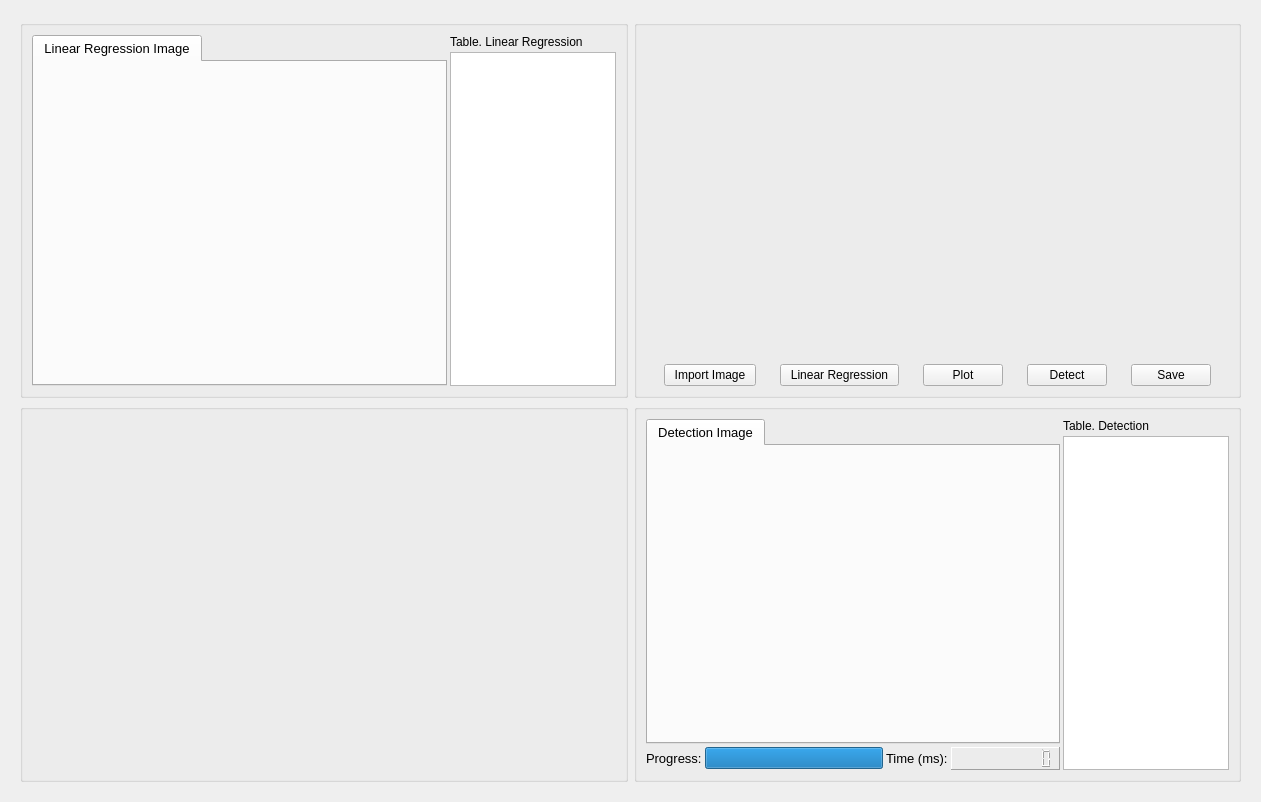
<?xml version="1.0" encoding="UTF-8"?>
<ui version="4.0">
 <class>Form</class>
 <widget class="QWidget" name="Form">
  <property name="geometry">
   <rect>
    <x>0</x>
    <y>0</y>
    <width>1261</width>
    <height>802</height>
   </rect>
  </property>
  <property name="windowTitle">
   <string>Form</string>
  </property>
  <layout class="QVBoxLayout" name="verticalLayout_2">
   <item>
    <widget class="QWidget" name="detectmainWidget" native="true">
     <layout class="QVBoxLayout" name="verticalLayout_13">
      <item>
       <layout class="QGridLayout" name="gridLayout_3" rowstretch="1,1" columnstretch="1,1">
        <item row="0" column="0">
         <widget class="QGroupBox" name="cameraMainGroupBox">
          <property name="title">
           <string/>
          </property>
          <layout class="QHBoxLayout" name="horizontalLayout_9">
           <item>
            <layout class="QHBoxLayout" name="horizontalLayout_6" stretch="5,2">
             <property name="spacing">
              <number>3</number>
             </property>
             <property name="sizeConstraint">
              <enum>QLayout::SizeConstraint::SetNoConstraint</enum>
             </property>
             <item>
              <widget class="QTabWidget" name="tabWidget_2">
               <property name="font">
                <font>
                 <pointsize>10</pointsize>
                 <bold>false</bold>
                </font>
               </property>
               <property name="currentIndex">
                <number>0</number>
               </property>
               <widget class="QWidget" name="tab_4">
                <attribute name="title">
                 <string>Linear Regression Image</string>
                </attribute>
                <layout class="QHBoxLayout" name="horizontalLayout_5">
                 <item>
                  <widget class="QLabel" name="labelOrigImg">
                   <property name="sizePolicy">
                    <sizepolicy hsizetype="Expanding" vsizetype="Expanding">
                     <horstretch>0</horstretch>
                     <verstretch>0</verstretch>
                    </sizepolicy>
                   </property>
                   <property name="text">
                    <string/>
                   </property>
                  </widget>
                 </item>
                </layout>
               </widget>
              </widget>
             </item>
             <item>
              <layout class="QVBoxLayout" name="verticalLayout_8">
               <item>
                <widget class="QLabel" name="label_2">
                 <property name="font">
                  <font>
                   <pointsize>9</pointsize>
                  </font>
                 </property>
                 <property name="text">
                  <string>Table. Linear Regression</string>
                 </property>
                </widget>
               </item>
               <item>
                <widget class="QTableView" name="tabviewOrig">
                 <property name="font">
                  <font>
                   <pointsize>11</pointsize>
                   <bold>true</bold>
                  </font>
                 </property>
                </widget>
               </item>
              </layout>
             </item>
            </layout>
           </item>
          </layout>
         </widget>
        </item>
        <item row="0" column="1">
         <widget class="QGroupBox" name="groupBox_4">
          <property name="title">
           <string/>
          </property>
          <layout class="QHBoxLayout" name="horizontalLayout_7">
           <item>
            <layout class="QVBoxLayout" name="verticalLayout_12" stretch="5,0">
             <item>
              <widget class="QWidget" name="widgetChart" native="true">
               <property name="sizePolicy">
                <sizepolicy hsizetype="Expanding" vsizetype="Expanding">
                 <horstretch>0</horstretch>
                 <verstretch>0</verstretch>
                </sizepolicy>
               </property>
              </widget>
             </item>
             <item>
              <layout class="QGridLayout" name="gridLayout">
               <item row="0" column="0">
                <spacer name="horizontalSpacer_5">
                 <property name="orientation">
                  <enum>Qt::Orientation::Horizontal</enum>
                 </property>
                 <property name="sizeHint" stdset="0">
                  <size>
                   <width>40</width>
                   <height>20</height>
                  </size>
                 </property>
                </spacer>
               </item>
               <item row="0" column="1">
                <widget class="QPushButton" name="pushButton_5">
                 <property name="text">
                  <string>  Import Image  </string>
                 </property>
                </widget>
               </item>
               <item row="0" column="9">
                <widget class="QPushButton" name="pushButton_8">
                 <property name="text">
                  <string>Save</string>
                 </property>
                </widget>
               </item>
               <item row="0" column="2">
                <spacer name="horizontalSpacer">
                 <property name="orientation">
                  <enum>Qt::Orientation::Horizontal</enum>
                 </property>
                 <property name="sizeHint" stdset="0">
                  <size>
                   <width>40</width>
                   <height>20</height>
                  </size>
                 </property>
                </spacer>
               </item>
               <item row="0" column="3">
                <widget class="QPushButton" name="pushButton_4">
                 <property name="text">
                  <string>  Linear Regression  </string>
                 </property>
                </widget>
               </item>
               <item row="0" column="8">
                <spacer name="horizontalSpacer_4">
                 <property name="orientation">
                  <enum>Qt::Orientation::Horizontal</enum>
                 </property>
                 <property name="sizeHint" stdset="0">
                  <size>
                   <width>40</width>
                   <height>20</height>
                  </size>
                 </property>
                </spacer>
               </item>
               <item row="0" column="5">
                <widget class="QPushButton" name="pushButton_7">
                 <property name="text">
                  <string>Plot</string>
                 </property>
                </widget>
               </item>
               <item row="0" column="4">
                <spacer name="horizontalSpacer_2">
                 <property name="orientation">
                  <enum>Qt::Orientation::Horizontal</enum>
                 </property>
                 <property name="sizeHint" stdset="0">
                  <size>
                   <width>40</width>
                   <height>20</height>
                  </size>
                 </property>
                </spacer>
               </item>
               <item row="0" column="6">
                <spacer name="horizontalSpacer_3">
                 <property name="orientation">
                  <enum>Qt::Orientation::Horizontal</enum>
                 </property>
                 <property name="sizeHint" stdset="0">
                  <size>
                   <width>40</width>
                   <height>20</height>
                  </size>
                 </property>
                </spacer>
               </item>
               <item row="0" column="7">
                <widget class="QPushButton" name="pushButton">
                 <property name="text">
                  <string>Detect</string>
                 </property>
                </widget>
               </item>
               <item row="0" column="10">
                <spacer name="horizontalSpacer_6">
                 <property name="orientation">
                  <enum>Qt::Orientation::Horizontal</enum>
                 </property>
                 <property name="sizeHint" stdset="0">
                  <size>
                   <width>40</width>
                   <height>20</height>
                  </size>
                 </property>
                </spacer>
               </item>
              </layout>
             </item>
            </layout>
           </item>
          </layout>
         </widget>
        </item>
        <item row="1" column="0">
         <widget class="QGroupBox" name="groupBox_6">
          <property name="title">
           <string/>
          </property>
          <layout class="QHBoxLayout" name="horizontalLayout_10">
           <item>
            <layout class="QVBoxLayout" name="cameraMainlVLayout">
             <property name="sizeConstraint">
              <enum>QLayout::SizeConstraint::SetDefaultConstraint</enum>
             </property>
            </layout>
           </item>
          </layout>
         </widget>
        </item>
        <item row="1" column="1">
         <widget class="QGroupBox" name="groupBox_3">
          <property name="title">
           <string/>
          </property>
          <layout class="QVBoxLayout" name="verticalLayout_11">
           <item>
            <layout class="QHBoxLayout" name="horizontalLayout_4" stretch="5,2">
             <property name="spacing">
              <number>3</number>
             </property>
             <item>
              <layout class="QVBoxLayout" name="verticalLayout_10">
               <item>
                <widget class="QTabWidget" name="tabWidget">
                 <property name="font">
                  <font>
                   <pointsize>10</pointsize>
                   <bold>false</bold>
                  </font>
                 </property>
                 <property name="tabPosition">
                  <enum>QTabWidget::TabPosition::North</enum>
                 </property>
                 <property name="tabShape">
                  <enum>QTabWidget::TabShape::Rounded</enum>
                 </property>
                 <property name="currentIndex">
                  <number>0</number>
                 </property>
                 <widget class="QWidget" name="tab_3">
                  <attribute name="title">
                   <string>Detection Image</string>
                  </attribute>
                  <layout class="QHBoxLayout" name="horizontalLayout_3">
                   <item>
                    <widget class="QLabel" name="labelRecgImg">
                     <property name="sizePolicy">
                      <sizepolicy hsizetype="Expanding" vsizetype="Expanding">
                       <horstretch>0</horstretch>
                       <verstretch>0</verstretch>
                      </sizepolicy>
                     </property>
                     <property name="text">
                      <string/>
                     </property>
                    </widget>
                   </item>
                  </layout>
                 </widget>
                </widget>
               </item>
               <item>
                <layout class="QHBoxLayout" name="horizontalLayout_2">
                 <item>
                  <widget class="QLabel" name="label_5">
                   <property name="font">
                    <font>
                     <pointsize>10</pointsize>
                    </font>
                   </property>
                   <property name="frameShape">
                    <enum>QFrame::Shape::NoFrame</enum>
                   </property>
                   <property name="frameShadow">
                    <enum>QFrame::Shadow::Raised</enum>
                   </property>
                   <property name="text">
                    <string>Progress:</string>
                   </property>
                  </widget>
                 </item>
                 <item>
                  <widget class="QProgressBar" name="progressBar">
                   <property name="value">
                    <number>100</number>
                   </property>
                   <property name="textVisible">
                    <bool>false</bool>
                   </property>
                   <property name="orientation">
                    <enum>Qt::Orientation::Horizontal</enum>
                   </property>
                   <property name="invertedAppearance">
                    <bool>false</bool>
                   </property>
                   <property name="textDirection">
                    <enum>QProgressBar::Direction::BottomToTop</enum>
                   </property>
                  </widget>
                 </item>
                 <item>
                  <widget class="QLabel" name="label_9">
                   <property name="font">
                    <font>
                     <pointsize>10</pointsize>
                    </font>
                   </property>
                   <property name="frameShape">
                    <enum>QFrame::Shape::NoFrame</enum>
                   </property>
                   <property name="frameShadow">
                    <enum>QFrame::Shadow::Raised</enum>
                   </property>
                   <property name="text">
                      <string>Time (ms):</string>
                   </property>
                  </widget>
                 </item>
                 <item>
                  <widget class="QLCDNumber" name="lcdNumber">
                   <property name="acceptDrops">
                    <bool>false</bool>
                   </property>
                   <property name="frameShape">
                    <enum>QFrame::Shape::Panel</enum>
                   </property>
                   <property name="digitCount">
                     <number>10</number>
                   </property>
                  </widget>
                 </item>
                </layout>
               </item>
              </layout>
             </item>
             <item>
              <layout class="QVBoxLayout" name="verticalLayout_9">
               <item>
                <widget class="QLabel" name="label_4">
                 <property name="font">
                  <font>
                   <pointsize>9</pointsize>
                  </font>
                 </property>
                 <property name="text">
                  <string>Table. Detection</string>
                 </property>
                </widget>
               </item>
               <item>
                <widget class="QTableView" name="tabviewRecg">
                 <property name="font">
                  <font>
                   <pointsize>11</pointsize>
                   <bold>true</bold>
                  </font>
                 </property>
                </widget>
               </item>
              </layout>
             </item>
            </layout>
           </item>
          </layout>
         </widget>
        </item>
       </layout>
      </item>
     </layout>
    </widget>
   </item>
  </layout>
 </widget>
 <resources/>
 <connections/>
</ui>
